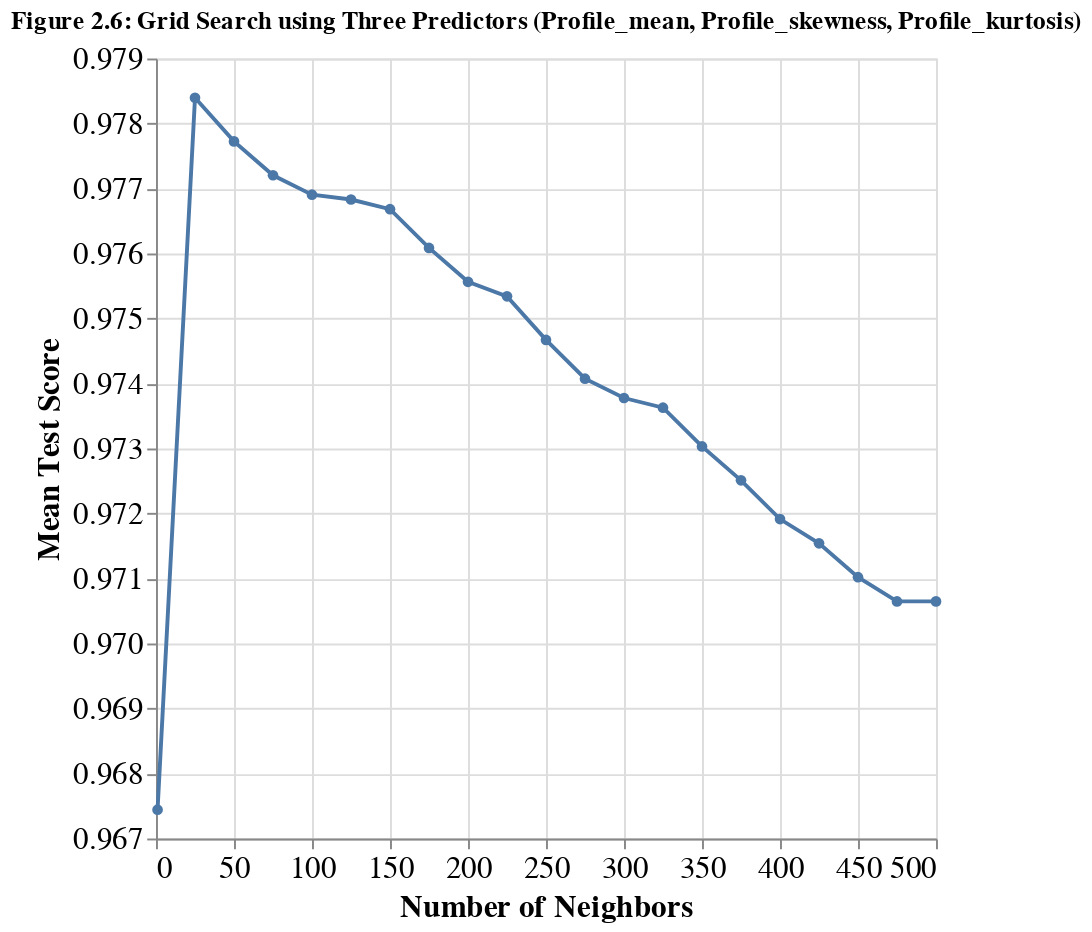

The notebook cell this image was saved under:
### Code cell
accuracies_all_grid_plot = (
    alt.Chart(accuracies_all_grid, title="Figure 2.6: Grid Search using Three Predictors (Profile_mean, Profile_skewness, Profile_kurtosis)")
    .mark_line(point=True)
    .encode(
        x=alt.X("param_kneighborsclassifier__n_neighbors", title="Number of Neighbors", scale=alt.Scale(zero=False),),
        y=alt.Y("mean_test_score", title="Mean Test Score", scale=alt.Scale(zero=False)),
    )
    .configure_axis(labelFontSize=16, titleFontSize=16)
    .properties(width=400, height=400)
)

display(accuracies_all_grid.sort_values(by="rank_test_score")[["param_kneighborsclassifier__n_neighbors", "mean_test_score"]]
        .head().style.set_caption("Table 2.7: Top 5 k-values for Three Predictors (Profile_mean, Profile_skewness, Profile_kurtosis)"))
accuracies_all_grid_plot

### Figure 1 — Vega-Lite specification as saved in the notebook (floating-point values rounded to 4 significant figures)
{"config": {"view": {"continuousWidth": 400, "continuousHeight": 300}, "axis": {"labelFontSize": 16, "titleFontSize": 16}}, "data": {"name": "data-2e7f2e4eb4bc415b5b3922624999f76b"}, "mark": {"type": "line", "point": true}, "encoding": {"x": {"field": "param_kneighborsclassifier__n_neighbors", "scale": {"zero": false}, "title": "Number of Neighbors", "type": "quantitative"}, "y": {"field": "mean_test_score", "scale": {"zero": false}, "title": "Mean Test Score", "type": "quantitative"}}, "height": 400, "title": "Figure 2.6: Grid Search using Three Predictors (Profile_mean, Profile_skewness, Profile_kurtosis)", "width": 400, "$schema": "https://vega.github.io/schema/vega-lite/v4.17.0.json", "datasets": {"data-2e7f2e4eb4bc415b5b3922624999f76b": [{"mean_fit_time": 0.01144, "std_fit_time": 0.001571, "mean_score_time": 0.03063, "std_score_time": 0.000819, "param_kneighborsclassifier__n_neighbors": 1, "params": {"kneighborsclassifier__n_neighbors": 1}, "split0_test_score": 0.9695, "split1_test_score": 0.9683, "split2_test_score": 0.968, "split3_test_score": 0.968, "split4_test_score": 0.9635, "mean_test_score": 0.9674, "std_test_score": 0.002053, "rank_test_score": 21}, {"mean_fit_time": 0.01041, "std_fit_time": 0.0005147, "mean_score_time": 0.04402, "std_score_time": 0.00165, "param_kneighborsclassifier__n_neighbors": 25, "params": {"kneighborsclassifier__n_neighbors": 25}, "split0_test_score": 0.978, "split1_test_score": 0.9736, "split2_test_score": 0.9847, "split3_test_score": 0.9788, "split4_test_score": 0.9769, "mean_test_score": 0.9784, "std_test_score": 0.003634, "rank_test_score": 1}, {"mean_fit_time": 0.0104, "std_fit_time": 0.0008011, "mean_score_time": 0.05357, "std_score_time": 0.001321, "param_kneighborsclassifier__n_neighbors": 50, "params": {"kneighborsclassifier__n_neighbors": 50}, "split0_test_score": 0.978, "split1_test_score": 0.9721, "split2_test_score": 0.9818, "split3_test_score": 0.9791, "split4_test_score": 0.9776, "mean_test_score": 0.9777, "std_test_score": 0.003172, "rank_test_score": 2}, {"mean_fit_time": 0.011, "std_fit_time": 1.283e-05, "mean_score_time": 0.06364, "std_score_time": 0.001509, "param_kneighborsclassifier__n_neighbors": 75, "params": {"kneighborsclassifier__n_neighbors": 75}, "split0_test_score": 0.9777, "split1_test_score": 0.9709, "split2_test_score": 0.9821, "split3_test_score": 0.9788, "split4_test_score": 0.9765, "mean_test_score": 0.9772, "std_test_score": 0.003644, "rank_test_score": 3}, {"mean_fit_time": 0.0106, "std_fit_time": 0.0007956, "mean_score_time": 0.07071, "std_score_time": 0.001946, "param_kneighborsclassifier__n_neighbors": 100, "params": {"kneighborsclassifier__n_neighbors": 100}, "split0_test_score": 0.978, "split1_test_score": 0.9706, "split2_test_score": 0.9818, "split3_test_score": 0.9784, "split4_test_score": 0.9758, "mean_test_score": 0.9769, "std_test_score": 0.003694, "rank_test_score": 4}, {"mean_fit_time": 0.01059, "std_fit_time": 0.0007824, "mean_score_time": 0.08298, "std_score_time": 0.001925, "param_kneighborsclassifier__n_neighbors": 125, "params": {"kneighborsclassifier__n_neighbors": 125}, "split0_test_score": 0.9777, "split1_test_score": 0.9706, "split2_test_score": 0.9821, "split3_test_score": 0.978, "split4_test_score": 0.9758, "mean_test_score": 0.9768, "std_test_score": 0.00375, "rank_test_score": 5}, {"mean_fit_time": 0.01018, "std_fit_time": 0.0007236, "mean_score_time": 0.09065, "std_score_time": 0.0003716, "param_kneighborsclassifier__n_neighbors": 150, "params": {"kneighborsclassifier__n_neighbors": 150}, "split0_test_score": 0.9769, "split1_test_score": 0.9706, "split2_test_score": 0.9821, "split3_test_score": 0.9776, "split4_test_score": 0.9762, "mean_test_score": 0.9767, "std_test_score": 0.003691, "rank_test_score": 6}, {"mean_fit_time": 0.01083, "std_fit_time": 0.0004166, "mean_score_time": 0.1023, "std_score_time": 0.001864, "param_kneighborsclassifier__n_neighbors": 175, "params": {"kneighborsclassifier__n_neighbors": 175}, "split0_test_score": 0.9765, "split1_test_score": 0.9702, "split2_test_score": 0.981, "split3_test_score": 0.9765, "split4_test_score": 0.9762, "mean_test_score": 0.9761, "std_test_score": 0.003441, "rank_test_score": 7}, {"mean_fit_time": 0.01041, "std_fit_time": 0.000492, "mean_score_time": 0.1084, "std_score_time": 0.001335, "param_kneighborsclassifier__n_neighbors": 200, "params": {"kneighborsclassifier__n_neighbors": 200}, "split0_test_score": 0.9758, "split1_test_score": 0.9695, "split2_test_score": 0.9806, "split3_test_score": 0.9758, "split4_test_score": 0.9762, "mean_test_score": 0.9756, "std_test_score": 0.003561, "rank_test_score": 8}, {"mean_fit_time": 0.0108, "std_fit_time": 0.0007491, "mean_score_time": 0.1228, "std_score_time": 0.00407, "param_kneighborsclassifier__n_neighbors": 225, "params": {"kneighborsclassifier__n_neighbors": 225}, "split0_test_score": 0.9743, "split1_test_score": 0.9702, "split2_test_score": 0.9806, "split3_test_score": 0.9754, "split4_test_score": 0.9762, "mean_test_score": 0.9753, "std_test_score": 0.003351, "rank_test_score": 9}, {"mean_fit_time": 0.01006, "std_fit_time": 0.000643, "mean_score_time": 0.1323, "std_score_time": 0.004001, "param_kneighborsclassifier__n_neighbors": 250, "params": {"kneighborsclassifier__n_neighbors": 250}, "split0_test_score": 0.9728, "split1_test_score": 0.9691, "split2_test_score": 0.9799, "split3_test_score": 0.9758, "split4_test_score": 0.9758, "mean_test_score": 0.9747, "std_test_score": 0.003587, "rank_test_score": 10}, {"mean_fit_time": 0.01061, "std_fit_time": 0.0004709, "mean_score_time": 0.1415, "std_score_time": 0.002175, "param_kneighborsclassifier__n_neighbors": 275, "params": {"kneighborsclassifier__n_neighbors": 275}, "split0_test_score": 0.9724, "split1_test_score": 0.9687, "split2_test_score": 0.9784, "split3_test_score": 0.9754, "split4_test_score": 0.9754, "mean_test_score": 0.9741, "std_test_score": 0.003276, "rank_test_score": 11}, {"mean_fit_time": 0.01019, "std_fit_time": 0.000394, "mean_score_time": 0.1485, "std_score_time": 0.001742, "param_kneighborsclassifier__n_neighbors": 300, "params": {"kneighborsclassifier__n_neighbors": 300}, "split0_test_score": 0.9724, "split1_test_score": 0.9683, "split2_test_score": 0.978, "split3_test_score": 0.9754, "split4_test_score": 0.9747, "mean_test_score": 0.9738, "std_test_score": 0.003251, "rank_test_score": 12}, {"mean_fit_time": 0.01022, "std_fit_time": 0.0003898, "mean_score_time": 0.1599, "std_score_time": 0.003237, "param_kneighborsclassifier__n_neighbors": 325, "params": {"kneighborsclassifier__n_neighbors": 325}, "split0_test_score": 0.9721, "split1_test_score": 0.9676, "split2_test_score": 0.978, "split3_test_score": 0.9758, "split4_test_score": 0.9747, "mean_test_score": 0.9736, "std_test_score": 0.003574, "rank_test_score": 13}, {"mean_fit_time": 0.009994, "std_fit_time": 0.001263, "mean_score_time": 0.1719, "std_score_time": 0.003731, "param_kneighborsclassifier__n_neighbors": 350, "params": {"kneighborsclassifier__n_neighbors": 350}, "split0_test_score": 0.9713, "split1_test_score": 0.9676, "split2_test_score": 0.9769, "split3_test_score": 0.9754, "split4_test_score": 0.9739, "mean_test_score": 0.973, "std_test_score": 0.003284, "rank_test_score": 14}, {"mean_fit_time": 0.01061, "std_fit_time": 0.0007993, "mean_score_time": 0.1808, "std_score_time": 0.003822, "param_kneighborsclassifier__n_neighbors": 375, "params": {"kneighborsclassifier__n_neighbors": 375}, "split0_test_score": 0.9709, "split1_test_score": 0.9672, "split2_test_score": 0.9762, "split3_test_score": 0.9743, "split4_test_score": 0.9739, "mean_test_score": 0.9725, "std_test_score": 0.003127, "rank_test_score": 15}, {"mean_fit_time": 0.0108, "std_fit_time": 0.0007544, "mean_score_time": 0.1961, "std_score_time": 0.003515, "param_kneighborsclassifier__n_neighbors": 400, "params": {"kneighborsclassifier__n_neighbors": 400}, "split0_test_score": 0.9695, "split1_test_score": 0.9672, "split2_test_score": 0.9762, "split3_test_score": 0.9732, "split4_test_score": 0.9735, "mean_test_score": 0.9719, "std_test_score": 0.003172, "rank_test_score": 16}, {"mean_fit_time": 0.01086, "std_fit_time": 0.0004416, "mean_score_time": 0.2008, "std_score_time": 0.002047, "param_kneighborsclassifier__n_neighbors": 425, "params": {"kneighborsclassifier__n_neighbors": 425}, "split0_test_score": 0.9687, "split1_test_score": 0.9665, "split2_test_score": 0.9762, "split3_test_score": 0.9728, "split4_test_score": 0.9735, "mean_test_score": 0.9715, "std_test_score": 0.003481, "rank_test_score": 17}, {"mean_fit_time": 0.01068, "std_fit_time": 0.0005744, "mean_score_time": 0.2127, "std_score_time": 0.002284, "param_kneighborsclassifier__n_neighbors": 450, "params": {"kneighborsclassifier__n_neighbors": 450}, "split0_test_score": 0.968, "split1_test_score": 0.9661, "split2_test_score": 0.9754, "split3_test_score": 0.9728, "split4_test_score": 0.9728, "mean_test_score": 0.971, "std_test_score": 0.003439, "rank_test_score": 18}, {"mean_fit_time": 0.01018, "std_fit_time": 0.0004161, "mean_score_time": 0.2275, "std_score_time": 0.005117, "param_kneighborsclassifier__n_neighbors": 475, "params": {"kneighborsclassifier__n_neighbors": 475}, "split0_test_score": 0.9672, "split1_test_score": 0.9657, "split2_test_score": 0.9754, "split3_test_score": 0.9728, "split4_test_score": 0.9721, "mean_test_score": 0.9706, "std_test_score": 0.003612, "rank_test_score": 20}, {"mean_fit_time": 0.01, "std_fit_time": 0.000638, "mean_score_time": 0.2325, "std_score_time": 0.00436, "param_kneighborsclassifier__n_neighbors": 500, "params": {"kneighborsclassifier__n_neighbors": 500}, "split0_test_score": 0.9672, "split1_test_score": 0.9654, "split2_test_score": 0.9754, "split3_test_score": 0.9728, "split4_test_score": 0.9724, "mean_test_score": 0.9706, "std_test_score": 0.003747, "rank_test_score": 19}]}}
